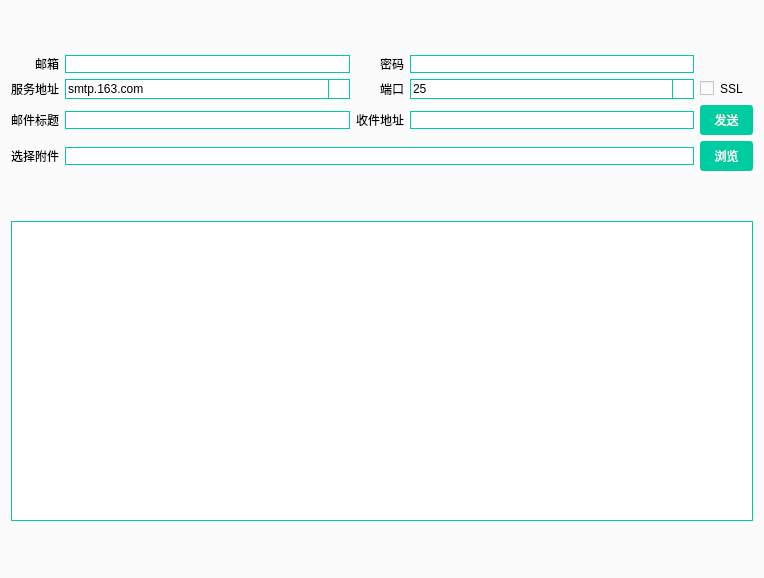
<?xml version="1.0" encoding="UTF-8"?>
<ui version="4.0">
 <class>frmEmailTool</class>
 <widget class="QWidget" name="frmEmailTool">
  <property name="geometry">
   <rect>
    <x>0</x>
    <y>0</y>
    <width>764</width>
    <height>578</height>
   </rect>
  </property>
  <property name="windowTitle">
   <string>发送邮件</string>
  </property>
  <property name="styleSheet">
   <string notr="true">QWidget {border-radius: 15px;background-color:#fbfbfb;}</string>
  </property>
  <layout class="QVBoxLayout" name="verticalLayout">
   <item>
    <layout class="QGridLayout" name="gridLayout">
     <item row="1" column="1">
      <widget class="QComboBox" name="cboxServer">
       <property name="styleSheet">
        <string notr="true">QComboBox {
	background-color: rgb(255, 255, 255);
    border: 1px solid #00cca2;
    border-radius: 0px;
    padding: 1px 2px 1px 2px;  /*针对于组合框中的文本内容*/
    /*min-width: 9em;   组合框的最小宽度*/
}
QComboBox::drop-down {
    subcontrol-origin: padding;
    subcontrol-position: top right;
    width: 20px;

    border-left-width: 1px;
    border-left-color: #00cca2;
    border-left-style: solid; 
    border-top-right-radius: 0px; 
    border-bottom-right-radius: 0px;
}
QComboBox::down-arrow {
    image: url(:/imgs/QComboBox);
}
QComboBox::drop-down:hover { background-color: rgb(0, 204, 162);}</string>
       </property>
       <item>
        <property name="text">
         <string>smtp.163.com</string>
        </property>
       </item>
       <item>
        <property name="text">
         <string>smtp.126.com</string>
        </property>
       </item>
       <item>
        <property name="text">
         <string>smtp.qq.com</string>
        </property>
       </item>
       <item>
        <property name="text">
         <string>smt.sina.com</string>
        </property>
       </item>
       <item>
        <property name="text">
         <string>smtp.sohu.com</string>
        </property>
       </item>
       <item>
        <property name="text">
         <string>smtp.139.com</string>
        </property>
       </item>
       <item>
        <property name="text">
         <string>smtp.189.com</string>
        </property>
       </item>
      </widget>
     </item>
     <item row="3" column="0">
      <widget class="QLabel" name="labFileName">
       <property name="text">
        <string>选择附件</string>
       </property>
       <property name="alignment">
        <set>Qt::AlignRight|Qt::AlignTrailing|Qt::AlignVCenter</set>
       </property>
      </widget>
     </item>
     <item row="1" column="0">
      <widget class="QLabel" name="labServer">
       <property name="text">
        <string>服务地址</string>
       </property>
       <property name="alignment">
        <set>Qt::AlignRight|Qt::AlignTrailing|Qt::AlignVCenter</set>
       </property>
      </widget>
     </item>
     <item row="2" column="0">
      <widget class="QLabel" name="labTitle">
       <property name="text">
        <string>邮件标题</string>
       </property>
       <property name="alignment">
        <set>Qt::AlignRight|Qt::AlignTrailing|Qt::AlignVCenter</set>
       </property>
      </widget>
     </item>
     <item row="0" column="0">
      <widget class="QLabel" name="labSenderAddr">
       <property name="text">
        <string>邮箱</string>
       </property>
       <property name="alignment">
        <set>Qt::AlignRight|Qt::AlignTrailing|Qt::AlignVCenter</set>
       </property>
      </widget>
     </item>
     <item row="0" column="3">
      <widget class="QLineEdit" name="txtSenderPwd">
       <property name="styleSheet">
        <string notr="true">QLineEdit { background-color: rgb(255, 255, 255,0.7); border-radius: 0px; color: rgb(0,0,0); border-width: 1px; border-color: #00cca2; border-style: solid;}</string>
       </property>
       <property name="text">
        <string/>
       </property>
       <property name="echoMode">
        <enum>QLineEdit::Password</enum>
       </property>
      </widget>
     </item>
     <item row="0" column="1">
      <widget class="QLineEdit" name="txtSenderAddr">
       <property name="styleSheet">
        <string notr="true">QLineEdit { background-color: rgb(255, 255, 255,0.7); border-radius: 0px; color: rgb(0,0,0); border-width: 1px; border-color: #00cca2; border-style: solid;}</string>
       </property>
       <property name="text">
        <string/>
       </property>
      </widget>
     </item>
     <item row="1" column="4">
      <widget class="QCheckBox" name="ckSSL">
       <property name="styleSheet">
        <string notr="true">QLineEdit { background-color: rgb(255, 255, 255,0.7); border-radius: 0px; color: rgb(0,0,0); border-width: 1px; border-color: #00cca2; border-style: solid;}</string>
       </property>
       <property name="text">
        <string>SSL</string>
       </property>
      </widget>
     </item>
     <item row="2" column="1">
      <widget class="QLineEdit" name="txtTitle">
       <property name="styleSheet">
        <string notr="true">QLineEdit { background-color: rgb(255, 255, 255,0.7); border-radius: 0px; color: rgb(0,0,0); border-width: 1px; border-color: #00cca2; border-style: solid;}</string>
       </property>
       <property name="text">
        <string/>
       </property>
      </widget>
     </item>
     <item row="2" column="2">
      <widget class="QLabel" name="labReceiverAddr">
       <property name="text">
        <string>收件地址</string>
       </property>
       <property name="alignment">
        <set>Qt::AlignRight|Qt::AlignTrailing|Qt::AlignVCenter</set>
       </property>
      </widget>
     </item>
     <item row="3" column="1" colspan="3">
      <widget class="QLineEdit" name="txtFileName">
       <property name="styleSheet">
        <string notr="true">QLineEdit { background-color: rgb(255, 255, 255,0.7); border-radius: 0px; color: rgb(0,0,0); border-width: 1px; border-color: #00cca2; border-style: solid;}</string>
       </property>
      </widget>
     </item>
     <item row="2" column="3">
      <widget class="QLineEdit" name="txtReceiverAddr">
       <property name="styleSheet">
        <string notr="true">QLineEdit { background-color: rgb(255, 255, 255,0.7); border-radius: 0px; color: rgb(0,0,0); border-width: 1px; border-color: #00cca2; border-style: solid;}</string>
       </property>
       <property name="text">
        <string/>
       </property>
      </widget>
     </item>
     <item row="1" column="3">
      <widget class="QComboBox" name="cboxPort">
       <property name="styleSheet">
        <string notr="true">QComboBox {
	background-color: rgb(255, 255, 255);
    border: 1px solid #00cca2;
    border-radius: 0px;
    padding: 1px 2px 1px 2px;  /*针对于组合框中的文本内容*/
    /*min-width: 9em;   组合框的最小宽度*/
}
QComboBox::drop-down {
    subcontrol-origin: padding;
    subcontrol-position: top right;
    width: 20px;

    border-left-width: 1px;
    border-left-color: #00cca2;
    border-left-style: solid; 
    border-top-right-radius: 0px; 
    border-bottom-right-radius: 0px;
}
QComboBox::down-arrow {
    image: url(:/imgs/QComboBox);
}
QComboBox::drop-down:hover { background-color: rgb(0, 204, 162);}</string>
       </property>
       <item>
        <property name="text">
         <string>25</string>
        </property>
       </item>
       <item>
        <property name="text">
         <string>465</string>
        </property>
       </item>
       <item>
        <property name="text">
         <string>587</string>
        </property>
       </item>
      </widget>
     </item>
     <item row="1" column="2">
      <widget class="QLabel" name="labPort">
       <property name="text">
        <string>端口</string>
       </property>
       <property name="alignment">
        <set>Qt::AlignRight|Qt::AlignTrailing|Qt::AlignVCenter</set>
       </property>
      </widget>
     </item>
     <item row="2" column="4">
      <widget class="QPushButton" name="btnSend">
       <property name="minimumSize">
        <size>
         <width>53</width>
         <height>30</height>
        </size>
       </property>
       <property name="sizeIncrement">
        <size>
         <width>53</width>
         <height>30</height>
        </size>
       </property>
       <property name="cursor">
        <cursorShape>PointingHandCursor</cursorShape>
       </property>
       <property name="styleSheet">
        <string notr="true">QPushButton { background-color: #00cca2; border-radius: 3px; color: rgb(255, 255, 255); }
QPushButton:hover { background-color: #208973;}
</string>
       </property>
       <property name="text">
        <string>发送</string>
       </property>
      </widget>
     </item>
     <item row="3" column="4">
      <widget class="QPushButton" name="btnSelect">
       <property name="minimumSize">
        <size>
         <width>53</width>
         <height>30</height>
        </size>
       </property>
       <property name="maximumSize">
        <size>
         <width>53</width>
         <height>30</height>
        </size>
       </property>
       <property name="sizeIncrement">
        <size>
         <width>0</width>
         <height>0</height>
        </size>
       </property>
       <property name="cursor">
        <cursorShape>PointingHandCursor</cursorShape>
       </property>
       <property name="styleSheet">
        <string notr="true">QPushButton { background-color: #00cca2; border-radius: 3px; color: rgb(255, 255, 255); }
QPushButton:hover { background-color: #208973;}
</string>
       </property>
       <property name="text">
        <string>浏览</string>
       </property>
      </widget>
     </item>
     <item row="0" column="2">
      <widget class="QLabel" name="labSenderPwd">
       <property name="text">
        <string>密码</string>
       </property>
       <property name="alignment">
        <set>Qt::AlignRight|Qt::AlignTrailing|Qt::AlignVCenter</set>
       </property>
      </widget>
     </item>
    </layout>
   </item>
   <item>
    <widget class="QTextBrowser" name="txtContent">
     <property name="enabled">
      <bool>true</bool>
     </property>
     <property name="sizePolicy">
      <sizepolicy hsizetype="Expanding" vsizetype="Fixed">
       <horstretch>0</horstretch>
       <verstretch>0</verstretch>
      </sizepolicy>
     </property>
     <property name="minimumSize">
      <size>
       <width>742</width>
       <height>300</height>
      </size>
     </property>
     <property name="sizeIncrement">
      <size>
       <width>742</width>
       <height>300</height>
      </size>
     </property>
     <property name="styleSheet">
      <string notr="true">QTextBrowser { background-color: rgb(255, 255, 255,0.7); border-radius: 0px; color: rgb(0,0,0); border-width: 1px; border-color: #00cca2; border-style: solid;}</string>
     </property>
     <property name="readOnly">
      <bool>false</bool>
     </property>
     <property name="markdown">
      <string/>
     </property>
     <property name="html">
      <string>&lt;!DOCTYPE HTML PUBLIC &quot;-//W3C//DTD HTML 4.0//EN&quot; &quot;http://www.w3.org/TR/REC-html40/strict.dtd&quot;&gt;
&lt;html&gt;&lt;head&gt;&lt;meta name=&quot;qrichtext&quot; content=&quot;1&quot; /&gt;&lt;meta charset=&quot;utf-8&quot; /&gt;&lt;style type=&quot;text/css&quot;&gt;
p, li { white-space: pre-wrap; }
hr { height: 1px; border-width: 0; }
&lt;/style&gt;&lt;/head&gt;&lt;body style=&quot; font-family:'Microsoft YaHei UI'; font-size:9pt; font-weight:400; font-style:normal;&quot;&gt;
&lt;p style=&quot;-qt-paragraph-type:empty; margin-top:0px; margin-bottom:0px; margin-left:0px; margin-right:0px; -qt-block-indent:0; text-indent:0px;&quot;&gt;&lt;br /&gt;&lt;/p&gt;&lt;/body&gt;&lt;/html&gt;</string>
     </property>
    </widget>
   </item>
  </layout>
 </widget>
 <tabstops>
  <tabstop>txtSenderAddr</tabstop>
  <tabstop>txtSenderPwd</tabstop>
  <tabstop>cboxServer</tabstop>
  <tabstop>cboxPort</tabstop>
  <tabstop>ckSSL</tabstop>
  <tabstop>txtTitle</tabstop>
  <tabstop>txtReceiverAddr</tabstop>
  <tabstop>btnSend</tabstop>
  <tabstop>txtFileName</tabstop>
  <tabstop>btnSelect</tabstop>
  <tabstop>txtContent</tabstop>
 </tabstops>
 <resources/>
 <connections/>
</ui>
